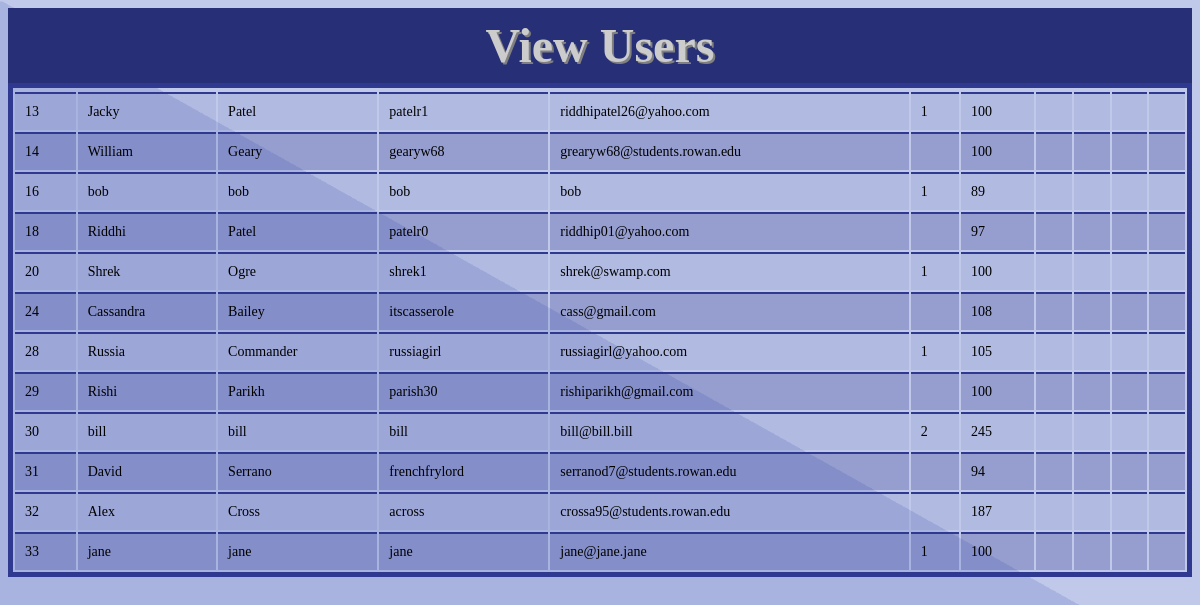
Before: /Views/viewusers.php with the older database file.
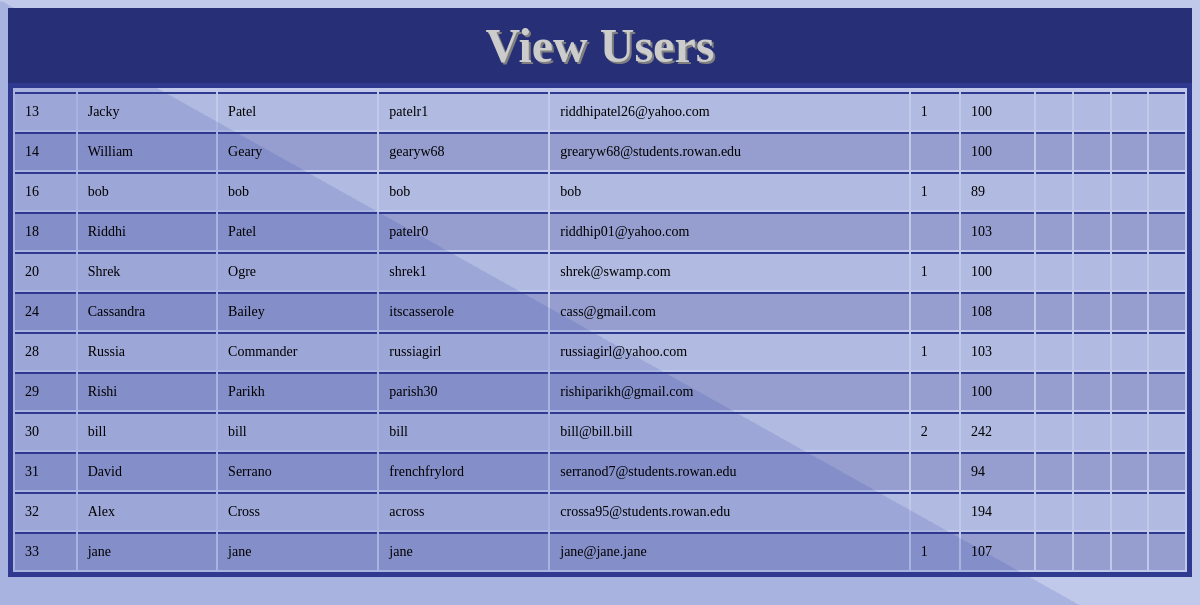
After: the same page with the newer database file.
### tables this page shows
CREATE TABLE `user` (
  `user_num` int(11) NOT NULL AUTO_INCREMENT,
  `first_name` varchar(30) NOT NULL,
  `last_name` varchar(30) NOT NULL,
  `username` varchar(20) NOT NULL,
  `email` varchar(40) NOT NULL,
  `password` varchar(256) DEFAULT NULL,
  `admin` int(1) DEFAULT NULL,
  `user_points` int(3) NOT NULL DEFAULT '100',
  `last_request` datetime DEFAULT NULL,
  `num_requests` int(2) NOT NULL DEFAULT '0',
  `department_id` int(2) DEFAULT NULL,
  `login_attempts` tinyint(3) unsigned DEFAULT '0',
  PRIMARY KEY (`user_num`),
  UNIQUE KEY `user_num_UNIQUE` (`user_num`),
  UNIQUE KEY `username_unique` (`username`),
  UNIQUE KEY `email_unique` (`email`),
  KEY `fk_department_idx` (`department_id`),
  CONSTRAINT `fk_department` FOREIGN KEY (`department_id`) REFERENCES `department` (`department_id`) ON DELETE NO ACTION ON UPDATE NO ACTION
);

### Views/viewusers.php (the view, shortened to what this page needs)
<?php
        $dbh = ConnectDB();
?>
<html>
<head>
   <link rel="stylesheet" type="text/css" href="../Styles/displayTables.css">
</head>
<body class="background" background="../Images/Background.png">
   <div class="header">View Users</div>
   <table>
      <?php
         try{
	    $sql = "SELECT user_num,first_name,last_name,username,email,admin,user_points ";
	    $sql .= "FROM user ";
	    $stmt = $dbh->prepare($sql);
	    $stmt->execute();
	    foreach($stmt->fetchAll() as $user) {
        $row =  " <tr><td>" . $user['user_num'];
        $row .= "</td><td>" . $user['first_name'];
        $row .= "</td><td>" . $user['last_name'];
        $row .= "</td><td>" . $user['username'];
        $row .= "</td><td>" . $user['email'];
        $row .= "</td><td>" . $user['admin'];
        $row .= "</td><td>" . $user['user_points'];
        $row .= "</td><td>";
        $row .= "</td><td>";
        $row .= "</td><td>";
        $row .= "</td><td>";
        $row .= "</td></tr>";
	       echo $row;
               }
            }
	 catch(Exception $e){}
      ?>
   </table>
</body>
</html>

Changed rows visible on the page:
changed user "Riddhi": user_points "97" → "103"
changed user "Russia": user_points "105" → "103"
changed user "bill": user_points "245" → "242"
changed user "Alex": user_points "187" → "194"
changed user "jane": user_points "100" → "107"
